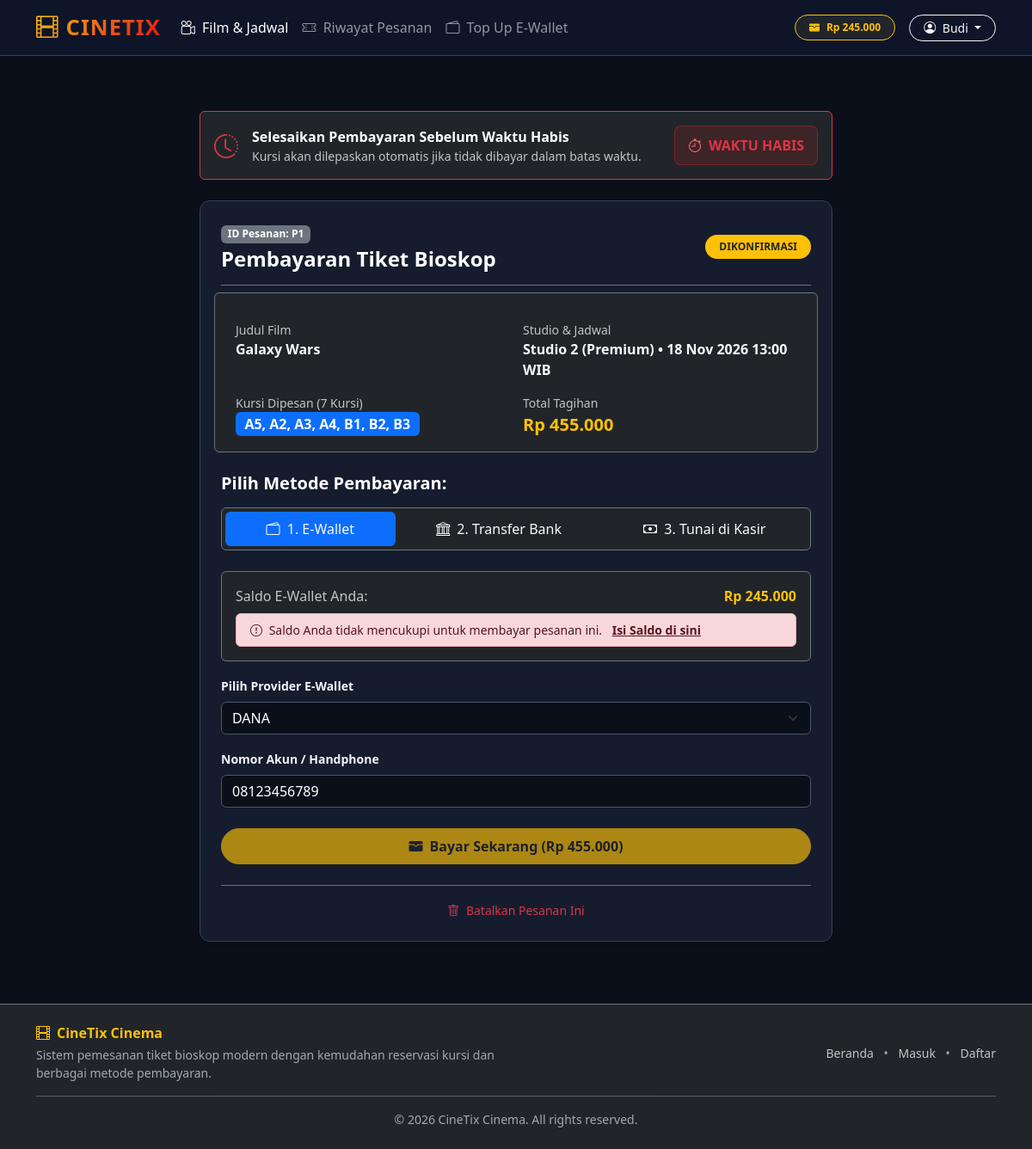
Page /bayar.php?id=P1 (signed in) on the committed database.
### tables this page shows
CREATE TABLE pengguna (
                id_pengguna TEXT PRIMARY KEY,
                role TEXT NOT NULL, -- pelanggan, admin, kasir
                nama TEXT NOT NULL,
                email TEXT UNIQUE NOT NULL,
                password TEXT NOT NULL,
                no_telepon TEXT,
                saldo REAL DEFAULT 0,
                kode_admin TEXT,
                id_shift TEXT
            );

CREATE TABLE pemesanan (
                id_pemesanan TEXT PRIMARY KEY,
                id_pelanggan TEXT NOT NULL,
                id_jadwal TEXT NOT NULL,
                waktu_pesan TEXT NOT NULL,
                status TEXT NOT NULL,
                total_harga REAL NOT NULL,
                FOREIGN KEY (id_pelanggan) REFERENCES pengguna(id_pengguna),
                FOREIGN KEY (id_jadwal) REFERENCES jadwal(id_jadwal)
            );

CREATE TABLE film (
                id_film TEXT PRIMARY KEY,
                judul TEXT NOT NULL,
                genre TEXT NOT NULL,
                durasi INTEGER NOT NULL,
                rating_usia TEXT NOT NULL,
                poster TEXT,
                sinopsis TEXT
            );

CREATE TABLE studio (
                id_studio TEXT PRIMARY KEY,
                tipe TEXT NOT NULL, -- reguler, premium
                nama_studio TEXT NOT NULL,
                kapasitas INTEGER NOT NULL,
                biaya_tambahan REAL DEFAULT 0
            );

CREATE TABLE jadwal (
                id_jadwal TEXT PRIMARY KEY,
                id_film TEXT NOT NULL,
                id_studio TEXT NOT NULL,
                tanggal TEXT NOT NULL,
                jam_mulai TEXT NOT NULL,
                harga_dasar REAL NOT NULL,
                FOREIGN KEY (id_film) REFERENCES film(id_film) ON DELETE CASCADE,
                FOREIGN KEY (id_studio) REFERENCES studio(id_studio) ON DELETE CASCADE
            );

### bayar.php (the view, shortened to what the rows shown need)
<?php
$user = CineTix::getCurrentUser();
$idPemesanan = $_GET['id'] ?? '';
$pesanan = CineTix::cariPesanan($idPemesanan);
$jadwal = $pesanan->getJadwal();
$film = $jadwal->getFilm();
$studio = $jadwal->getStudio();
require_once __DIR__ . '/includes/header.php';
?>
<div class="container py-4">
    <div class="row justify-content-center">
        <div class="col-lg-8">
            <div class="card card-custom p-4 shadow-sm mb-4">
                <div class="d-flex justify-content-between align-items-center border-bottom border-secondary pb-3 mb-4">
                    <div>
                        <span class="badge bg-secondary mb-1">ID Pesanan: <?= htmlspecialchars($pesanan->getIdPemesanan()) ?></span>
                        <h4 class="fw-bold text-white mb-0">Pembayaran Tiket Bioskop</h4>
                    </div>
                    <span class="badge bg-warning text-dark px-3 py-2 rounded-pill fw-bold">
                        <?= htmlspecialchars($pesanan->getStatus()->value) ?>
                    </span>
                </div>
                <div class="row g-3 mb-4 p-3 bg-dark rounded border border-secondary">
                    <div class="col-sm-6">
                        <span class="text-light opacity-75 small d-block">Judul Film</span>
                        <span class="fw-bold text-light"><?= htmlspecialchars($film->getJudul()) ?></span>
                    </div>
                    <div class="col-sm-6">
                        <span class="text-light opacity-75 small d-block">Studio & Jadwal</span>
                        <span class="fw-bold text-light"><?= htmlspecialchars($studio->getNamaStudio()) ?> &bull; <?= date('d M Y', strtotime($jadwal->getTanggal())) ?> <?= htmlspecialchars($jadwal->getJamMulai()) ?> WIB</span>
                    </div>
                    <div class="col-sm-6">
                        <span class="text-light opacity-75 small d-block">Total Tagihan</span>
                        <span class="fw-bold text-warning fs-5"><?= CineTix::rp($pesanan->getTotalHarga()) ?></span>
                    </div>
                </div>
                <div class="tab-content" id="paymentTabContent">
                    <div class="tab-pane fade show active" id="tab-ewallet" role="tabpanel">
                        <div class="p-3 bg-dark rounded border border-secondary mb-3">
                            <div class="d-flex justify-content-between align-items-center mb-2">
                                <span class="text-light opacity-75">Saldo E-Wallet Anda:</span>
                                <span class="fw-bold text-warning fs-6"><?= CineTix::rp($user->getSaldo()) ?></span>
                            </div>
                        </div>
                        <form method="POST" action="bayar.php?id=<?= urlencode($pesanan->getIdPemesanan()) ?>">
                            <div class="mb-3">
                                <label class="form-label text-light small fw-bold">Pilih Provider E-Wallet</label>
                                <select name="ewallet_provider" class="form-select bg-dark border-secondary text-light">
                                </select>
                            </div>
                            <div class="mb-4">
                                <label class="form-label text-light small fw-bold">Nomor Akun / Handphone</label>
                                <input type="text" name="ewallet_nomor" class="form-control bg-dark border-secondary text-light" value="<?= htmlspecialchars($user->getNoTelepon()) ?>" required>
                            </div>
                            <button type="submit" class="btn btn-warning text-dark fw-bold w-100 py-2 rounded-pill" <?= $user->getSaldo() < $pesanan->getTotalHarga() ? 'disabled' : '' ?>>
                                <i class="bi bi-wallet-fill me-1"></i> Bayar Sekarang (<?= CineTix::rp($pesanan->getTotalHarga()) ?>)
                            </button>
                        </form>
                    </div>
                </div>
            </div>
        </div>
    </div>
</div>
<?php require_once __DIR__ . '/includes/footer.php'; ?>

### includes/header.php (shortened to what the rows shown need)
<?php
$currentUser = CineTix::getCurrentUser();
$isSubdir = strpos($_SERVER['PHP_SELF'], '/admin/') !== false || strpos($_SERVER['PHP_SELF'], '/kasir/') !== false;
$baseUrl = $isSubdir ? '../' : './';
?>
<!DOCTYPE html>
<html lang="id">
<head>
    <link href="https://cdn.jsdelivr.net/npm/bootstrap@5.3.2/dist/css/bootstrap.min.css" rel="stylesheet">
    <link rel="stylesheet" href="https://cdn.jsdelivr.net/npm/bootstrap-icons@1.11.2/font/bootstrap-icons.min.css">
    <link rel="stylesheet" href="<?= $baseUrl ?>assets/css/style.css">
</head>
<body>
<nav class="navbar navbar-expand-lg navbar-dark navbar-cinetix sticky-top">
    <div class="container">
        <div class="collapse navbar-collapse" id="navMenu">
            <div class="d-flex align-items-center gap-3">
                <?php if ($currentUser): ?>
                    <?php if ($currentUser instanceof Pelanggan): ?>
                        <div class="badge bg-dark border border-warning text-warning px-3 py-2 rounded-pill d-flex align-items-center gap-2">
                            <i class="bi bi-wallet-fill"></i>
                            <span><?= CineTix::rp($currentUser->getSaldo()) ?></span>
                        </div>
                    <?php elseif ($currentUser instanceof Admin): ?>
                        <span class="badge bg-danger px-3 py-2 rounded-pill">
                            <i class="bi bi-shield-lock me-1"></i> Admin (<?= htmlspecialchars($currentUser->getKodeAdmin()) ?>)
                        </span>
                    <?php elseif ($currentUser instanceof Kasir): ?>
                        <span class="badge bg-info text-dark px-3 py-2 rounded-pill">
                            <i class="bi bi-person-badge me-1"></i> Kasir (Shift: <?= htmlspecialchars($currentUser->getIdShift()) ?>)
                        </span>
                    <?php endif; ?>
                    <div class="dropdown">
                        <button class="btn btn-outline-light btn-sm dropdown-toggle rounded-pill px-3" type="button" data-bs-toggle="dropdown">
                            <i class="bi bi-person-circle me-1"></i> <?= htmlspecialchars($currentUser->getNama()) ?>
                        </button>
                    </div>
                <?php endif; ?>
            </div>
        </div>
    </div>
</nav>
<main class="py-4">

### rows in the picture
pengguna: saldo "Rp 245.000", nama "Budi", ewallet_nomor "08123456789"
pemesanan: id_pemesanan "P1", status "DIKONFIRMASI", total_harga "Rp 455.000"
film: judul "Galaxy Wars"
studio: nama_studio "Studio 2 (Premium)"
jadwal: tanggal "18 Nov 2026", jam_mulai "13:00"

### other values in the picture
count($kursiList) "7"
implode(', ', $kursiList) "A5, A2, A3, A4, B1, B2, B3"
